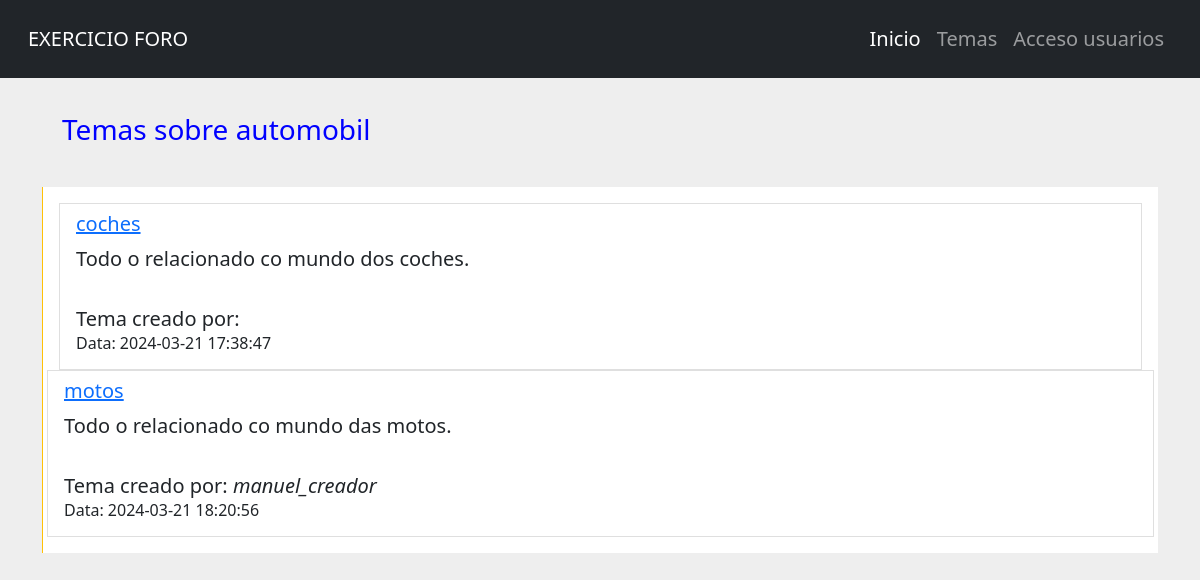
/temas.php?categoria=3, run on the app's committed database.
### tables this page shows
CREATE TABLE `categorias` (
  `cod` int(11) NOT NULL,
  `nome` varchar(100) NOT NULL,
  `descripcion` text NOT NULL,
  `data_creacion` timestamp NOT NULL DEFAULT current_timestamp()
);

CREATE TABLE `temas` (
  `cod` int(11) NOT NULL,
  `nome` varchar(200) NOT NULL,
  `descripcion` text NOT NULL,
  `n_resp` int(11) NOT NULL,
  `data_creacion` timestamp NULL DEFAULT NULL,
  `cod_categoria` int(11) DEFAULT NULL,
  `cod_usuario` int(11) DEFAULT NULL
);

CREATE TABLE `usuarios` (
  `id` int(11) NOT NULL,
  `usuario` varchar(80) NOT NULL,
  `contrasinal` varchar(255) NOT NULL COMMENT 'Habería que activar hash',
  `email` varchar(150) NOT NULL,
  `n_temas` int(11) DEFAULT 0 COMMENT 'Número de temas creados polo usuario.',
  `n_post` int(11) DEFAULT 0,
  `rol_usuario` enum('admin','creador','comentador','lector') NOT NULL COMMENT 'admin (control total), creador (podera manexar os temas pero so os \r\nque el cree), comentador(comentar en temas) e lector (so lectura).',
  `avatar` varchar(30) NOT NULL
);

### temas.php (the view, shortened to what this page needs)
<?php
include 'menu.php';
require 'conecta_bd.php';
if (isset($_GET['categoria'])) {
    $categoria_seleccionada = $_GET['categoria'];
    $sql_categoria = "SELECT nome FROM categorias WHERE cod = $categoria_seleccionada";
    $resultado_categoria = mysqli_query($conexion, $sql_categoria);
    if ($resultado_categoria) {
        $fila_categoria = mysqli_fetch_assoc($resultado_categoria);
        $nome_categoria = $fila_categoria['nome'];
        $sql = "SELECT temas.*, usuarios.usuario AS nome_usuario, usuarios.rol_usuario
        FROM temas
        LEFT JOIN usuarios ON temas.cod_usuario = usuarios.id
        WHERE temas.cod_categoria = $categoria_seleccionada";
        $resultado = mysqli_query($conexion, $sql);
    } else {
        echo "Categoría non atopada.";
    }
} else {
    echo "Non se proporcionou unha categoría.";
    header('Location: inicio.php');
    exit;
}
?>
<!DOCTYPE html>
<html lang="en">
<head>
    <link href="https://cdn.jsdelivr.net/npm/bootstrap@5.1.3/dist/css/bootstrap.min.css" rel="stylesheet" />
    <link rel="stylesheet" href="estilos.css">
</head>
<body>
    <link href="https://code.ionicframework.com/ionicons/2.0.1/css/ionicons.min.css" rel="stylesheet" />
    <div class="container">
        <h3>Temas sobre <?php echo isset($nome_categoria) ? $nome_categoria : ''; ?></h3><br>
        <div class="card row-hover pos-relative py-3 px-3 mb-3 border-warning border-top-0 border-right-0 border-bottom-0 rounded-0">
            <div class="row align-items-center">
                <div class="col-md-12 mb-3 mb-sm-0">
                    <div class="d-flex justify-content-between align-items-center">
                        <?php
                        if (isset($resultado)) {
                            while ($fila = mysqli_fetch_array($resultado)) {
                                echo '<div class="list-group-item list-group-item-action">';
                                echo '<div class="d-flex justify-content-between align-items-center">';
                                echo '<b class="text-primary"><a href="comentarios.php?tema=' . $fila['cod'] . '"><h5>' . $fila['nome'] . '</h5></a></b>';
                                echo '<div>';
                                echo '</div>' .
                                    '</div>' .
                                    $fila['descripcion'] . '<br>' .
                                    '<br>Tema creado por: <i>' . $fila['nome_usuario'] . '</i><br>' .
                                    '<h6>Data: ' . $fila['data_creacion'] . '</h6>' .
                                    '</div>';
                                echo '</div>';
                                echo '</div>';
                            }
                        }
                        ?>
                    </div>
</body>
</html>

### estilos.css (style rules this page uses)
body { font-size: 20px; background: #eee; color: #708090; margin-bottom: 80px; }
h2, h3, h4 { margin-top: 35px; margin-bottom: 10px; margin-left: 20px; }
h3 { color: blue; }

### menu.php (style rules this page uses)
body { background: -webkit-linear-gradient(to right, rgba(106, 17, 203, 1), rgba(37, 117, 252, 1)); background: linear-gradient(to right, rgba(106, 17, 203, 1), rgba(37, 117, 252, 1)) }

### data on the page
categorias: nome "automobil"
temas: nome "coches", descripcion "Todo o relacionado co mundo dos coches.", data_creacion "2024-03-21 17:38:47"
temas: nome "motos", descripcion "Todo o relacionado co mundo das motos.", cod_usuario.usuario "manuel_creador", data_creacion "2024-03-21 18:20:56"
